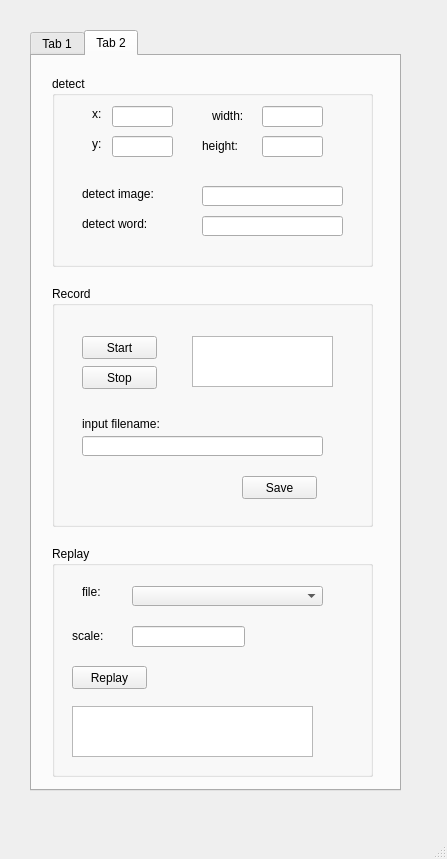
<?xml version="1.0" encoding="UTF-8"?>
<ui version="4.0">
 <class>MainWindow</class>
 <widget class="QMainWindow" name="MainWindow">
  <property name="geometry">
   <rect>
    <x>0</x>
    <y>0</y>
    <width>447</width>
    <height>859</height>
   </rect>
  </property>
  <property name="windowTitle">
   <string>MainWindow</string>
  </property>
  <widget class="QWidget" name="centralwidget">
   <widget class="QTabWidget" name="tabWidget">
    <property name="geometry">
     <rect>
      <x>30</x>
      <y>30</y>
      <width>371</width>
      <height>761</height>
     </rect>
    </property>
    <property name="currentIndex">
     <number>1</number>
    </property>
    <widget class="QWidget" name="tab">
     <attribute name="title">
      <string>Tab 1</string>
     </attribute>
     <widget class="QGroupBox" name="groupBox">
      <property name="geometry">
       <rect>
        <x>20</x>
        <y>30</y>
        <width>291</width>
        <height>191</height>
       </rect>
      </property>
      <property name="title">
       <string>Record</string>
      </property>
      <widget class="QPushButton" name="pushButton">
       <property name="geometry">
        <rect>
         <x>30</x>
         <y>30</y>
         <width>75</width>
         <height>23</height>
        </rect>
       </property>
       <property name="text">
        <string>Start</string>
       </property>
      </widget>
      <widget class="QPushButton" name="pushButton_2">
       <property name="geometry">
        <rect>
         <x>30</x>
         <y>60</y>
         <width>75</width>
         <height>23</height>
        </rect>
       </property>
       <property name="text">
        <string>Stop</string>
       </property>
      </widget>
      <widget class="QPushButton" name="pushButton_3">
       <property name="geometry">
        <rect>
         <x>190</x>
         <y>150</y>
         <width>75</width>
         <height>23</height>
        </rect>
       </property>
       <property name="text">
        <string>Save</string>
       </property>
      </widget>
      <widget class="QTextBrowser" name="textBrowser">
       <property name="geometry">
        <rect>
         <x>140</x>
         <y>30</y>
         <width>131</width>
         <height>51</height>
        </rect>
       </property>
      </widget>
      <widget class="QLineEdit" name="lineEdit">
       <property name="geometry">
        <rect>
         <x>30</x>
         <y>120</y>
         <width>241</width>
         <height>20</height>
        </rect>
       </property>
      </widget>
      <widget class="QLabel" name="label_12">
       <property name="geometry">
        <rect>
         <x>30</x>
         <y>100</y>
         <width>131</width>
         <height>16</height>
        </rect>
       </property>
       <property name="text">
        <string>input filename:</string>
       </property>
      </widget>
     </widget>
     <widget class="QGroupBox" name="groupBox_2">
      <property name="geometry">
       <rect>
        <x>20</x>
        <y>230</y>
        <width>291</width>
        <height>191</height>
       </rect>
      </property>
      <property name="title">
       <string>Replay</string>
      </property>
      <widget class="QPushButton" name="pushButton_4">
       <property name="geometry">
        <rect>
         <x>20</x>
         <y>110</y>
         <width>75</width>
         <height>23</height>
        </rect>
       </property>
       <property name="text">
        <string>Replay</string>
       </property>
      </widget>
      <widget class="QLabel" name="label">
       <property name="geometry">
        <rect>
         <x>20</x>
         <y>40</y>
         <width>54</width>
         <height>12</height>
        </rect>
       </property>
       <property name="text">
        <string>file:</string>
       </property>
      </widget>
      <widget class="QTextBrowser" name="textBrowser_2">
       <property name="geometry">
        <rect>
         <x>20</x>
         <y>150</y>
         <width>241</width>
         <height>31</height>
        </rect>
       </property>
      </widget>
      <widget class="QComboBox" name="comboBox">
       <property name="geometry">
        <rect>
         <x>70</x>
         <y>32</y>
         <width>191</width>
         <height>20</height>
        </rect>
       </property>
      </widget>
      <widget class="QLineEdit" name="lineEdit_3">
       <property name="geometry">
        <rect>
         <x>70</x>
         <y>70</y>
         <width>113</width>
         <height>21</height>
        </rect>
       </property>
      </widget>
      <widget class="QLabel" name="label_3">
       <property name="geometry">
        <rect>
         <x>11</x>
         <y>70</y>
         <width>81</width>
         <height>20</height>
        </rect>
       </property>
       <property name="text">
        <string>scale:</string>
       </property>
      </widget>
     </widget>
     <widget class="QGroupBox" name="groupBox_5">
      <property name="geometry">
       <rect>
        <x>20</x>
        <y>430</y>
        <width>291</width>
        <height>291</height>
       </rect>
      </property>
      <property name="title">
       <string>Replay</string>
      </property>
      <widget class="QPushButton" name="pushButton_9">
       <property name="geometry">
        <rect>
         <x>20</x>
         <y>180</y>
         <width>75</width>
         <height>23</height>
        </rect>
       </property>
       <property name="text">
        <string>Replay</string>
       </property>
      </widget>
      <widget class="QLabel" name="label_9">
       <property name="geometry">
        <rect>
         <x>20</x>
         <y>40</y>
         <width>54</width>
         <height>12</height>
        </rect>
       </property>
       <property name="text">
        <string>file:</string>
       </property>
      </widget>
      <widget class="QTextBrowser" name="textBrowser_5">
       <property name="geometry">
        <rect>
         <x>20</x>
         <y>220</y>
         <width>241</width>
         <height>51</height>
        </rect>
       </property>
      </widget>
      <widget class="QComboBox" name="comboBox_3">
       <property name="geometry">
        <rect>
         <x>70</x>
         <y>32</y>
         <width>191</width>
         <height>20</height>
        </rect>
       </property>
      </widget>
      <widget class="QLineEdit" name="lineEdit_5">
       <property name="geometry">
        <rect>
         <x>70</x>
         <y>130</y>
         <width>113</width>
         <height>21</height>
        </rect>
       </property>
      </widget>
      <widget class="QLabel" name="label_10">
       <property name="geometry">
        <rect>
         <x>20</x>
         <y>130</y>
         <width>81</width>
         <height>20</height>
        </rect>
       </property>
       <property name="text">
        <string>scale:</string>
       </property>
      </widget>
      <widget class="QPushButton" name="pushButton_10">
       <property name="geometry">
        <rect>
         <x>40</x>
         <y>80</y>
         <width>75</width>
         <height>23</height>
        </rect>
       </property>
       <property name="text">
        <string>Add</string>
       </property>
      </widget>
      <widget class="QPushButton" name="pushButton_11">
       <property name="geometry">
        <rect>
         <x>170</x>
         <y>80</y>
         <width>75</width>
         <height>23</height>
        </rect>
       </property>
       <property name="text">
        <string>Clear</string>
       </property>
      </widget>
     </widget>
    </widget>
    <widget class="QWidget" name="tab_2">
     <attribute name="title">
      <string>Tab 2</string>
     </attribute>
     <widget class="QGroupBox" name="groupBox_3">
      <property name="geometry">
       <rect>
        <x>20</x>
        <y>230</y>
        <width>321</width>
        <height>241</height>
       </rect>
      </property>
      <property name="title">
       <string>Record</string>
      </property>
      <widget class="QPushButton" name="pushButton_5">
       <property name="geometry">
        <rect>
         <x>30</x>
         <y>50</y>
         <width>75</width>
         <height>23</height>
        </rect>
       </property>
       <property name="text">
        <string>Start</string>
       </property>
      </widget>
      <widget class="QPushButton" name="pushButton_6">
       <property name="geometry">
        <rect>
         <x>30</x>
         <y>80</y>
         <width>75</width>
         <height>23</height>
        </rect>
       </property>
       <property name="text">
        <string>Stop</string>
       </property>
      </widget>
      <widget class="QPushButton" name="pushButton_7">
       <property name="geometry">
        <rect>
         <x>190</x>
         <y>190</y>
         <width>75</width>
         <height>23</height>
        </rect>
       </property>
       <property name="text">
        <string>Save</string>
       </property>
      </widget>
      <widget class="QTextBrowser" name="textBrowser_3">
       <property name="geometry">
        <rect>
         <x>140</x>
         <y>50</y>
         <width>141</width>
         <height>51</height>
        </rect>
       </property>
      </widget>
      <widget class="QLineEdit" name="lineEdit_2">
       <property name="geometry">
        <rect>
         <x>30</x>
         <y>150</y>
         <width>241</width>
         <height>20</height>
        </rect>
       </property>
      </widget>
      <widget class="QLabel" name="label_13">
       <property name="geometry">
        <rect>
         <x>30</x>
         <y>130</y>
         <width>131</width>
         <height>16</height>
        </rect>
       </property>
       <property name="text">
        <string>input filename:</string>
       </property>
      </widget>
     </widget>
     <widget class="QGroupBox" name="groupBox_4">
      <property name="geometry">
       <rect>
        <x>20</x>
        <y>490</y>
        <width>321</width>
        <height>231</height>
       </rect>
      </property>
      <property name="title">
       <string>Replay</string>
      </property>
      <widget class="QPushButton" name="pushButton_8">
       <property name="geometry">
        <rect>
         <x>20</x>
         <y>120</y>
         <width>75</width>
         <height>23</height>
        </rect>
       </property>
       <property name="text">
        <string>Replay</string>
       </property>
      </widget>
      <widget class="QLabel" name="label_2">
       <property name="geometry">
        <rect>
         <x>30</x>
         <y>40</y>
         <width>54</width>
         <height>12</height>
        </rect>
       </property>
       <property name="text">
        <string>file:</string>
       </property>
      </widget>
      <widget class="QTextBrowser" name="textBrowser_4">
       <property name="geometry">
        <rect>
         <x>20</x>
         <y>160</y>
         <width>241</width>
         <height>51</height>
        </rect>
       </property>
      </widget>
      <widget class="QComboBox" name="comboBox_2">
       <property name="geometry">
        <rect>
         <x>80</x>
         <y>40</y>
         <width>191</width>
         <height>20</height>
        </rect>
       </property>
      </widget>
      <widget class="QLineEdit" name="lineEdit_4">
       <property name="geometry">
        <rect>
         <x>80</x>
         <y>80</y>
         <width>113</width>
         <height>21</height>
        </rect>
       </property>
      </widget>
      <widget class="QLabel" name="label_4">
       <property name="geometry">
        <rect>
         <x>20</x>
         <y>80</y>
         <width>81</width>
         <height>20</height>
        </rect>
       </property>
       <property name="text">
        <string>scale:</string>
       </property>
      </widget>
     </widget>
     <widget class="QGroupBox" name="groupBox_6">
      <property name="geometry">
       <rect>
        <x>20</x>
        <y>20</y>
        <width>321</width>
        <height>191</height>
       </rect>
      </property>
      <property name="title">
       <string>detect</string>
      </property>
      <widget class="QLineEdit" name="lineEdit_10">
       <property name="geometry">
        <rect>
         <x>60</x>
         <y>30</y>
         <width>61</width>
         <height>21</height>
        </rect>
       </property>
      </widget>
      <widget class="QLineEdit" name="lineEdit_11">
       <property name="geometry">
        <rect>
         <x>60</x>
         <y>60</y>
         <width>61</width>
         <height>21</height>
        </rect>
       </property>
      </widget>
      <widget class="QLineEdit" name="lineEdit_12">
       <property name="geometry">
        <rect>
         <x>210</x>
         <y>60</y>
         <width>61</width>
         <height>21</height>
        </rect>
       </property>
      </widget>
      <widget class="QLineEdit" name="lineEdit_13">
       <property name="geometry">
        <rect>
         <x>210</x>
         <y>30</y>
         <width>61</width>
         <height>21</height>
        </rect>
       </property>
      </widget>
      <widget class="QLabel" name="label_11">
       <property name="geometry">
        <rect>
         <x>40</x>
         <y>30</y>
         <width>31</width>
         <height>16</height>
        </rect>
       </property>
       <property name="text">
        <string>x:</string>
       </property>
      </widget>
      <widget class="QLabel" name="label_14">
       <property name="geometry">
        <rect>
         <x>40</x>
         <y>60</y>
         <width>31</width>
         <height>16</height>
        </rect>
       </property>
       <property name="text">
        <string>y:</string>
       </property>
      </widget>
      <widget class="QLabel" name="label_15">
       <property name="geometry">
        <rect>
         <x>160</x>
         <y>30</y>
         <width>51</width>
         <height>20</height>
        </rect>
       </property>
       <property name="text">
        <string>width:</string>
       </property>
      </widget>
      <widget class="QLabel" name="label_16">
       <property name="geometry">
        <rect>
         <x>150</x>
         <y>60</y>
         <width>61</width>
         <height>20</height>
        </rect>
       </property>
       <property name="text">
        <string>height:</string>
       </property>
      </widget>
      <widget class="QLineEdit" name="lineEdit_14">
       <property name="geometry">
        <rect>
         <x>150</x>
         <y>110</y>
         <width>141</width>
         <height>20</height>
        </rect>
       </property>
      </widget>
      <widget class="QLineEdit" name="lineEdit_15">
       <property name="geometry">
        <rect>
         <x>150</x>
         <y>140</y>
         <width>141</width>
         <height>20</height>
        </rect>
       </property>
      </widget>
      <widget class="QLabel" name="label_17">
       <property name="geometry">
        <rect>
         <x>30</x>
         <y>140</y>
         <width>101</width>
         <height>16</height>
        </rect>
       </property>
       <property name="text">
        <string>detect word:</string>
       </property>
      </widget>
      <widget class="QLabel" name="label_18">
       <property name="geometry">
        <rect>
         <x>30</x>
         <y>110</y>
         <width>101</width>
         <height>16</height>
        </rect>
       </property>
       <property name="text">
        <string>detect image:</string>
       </property>
      </widget>
     </widget>
    </widget>
   </widget>
  </widget>
  <widget class="QMenuBar" name="menubar">
   <property name="geometry">
    <rect>
     <x>0</x>
     <y>0</y>
     <width>447</width>
     <height>26</height>
    </rect>
   </property>
  </widget>
  <widget class="QStatusBar" name="statusbar"/>
 </widget>
 <resources/>
 <connections/>
</ui>
